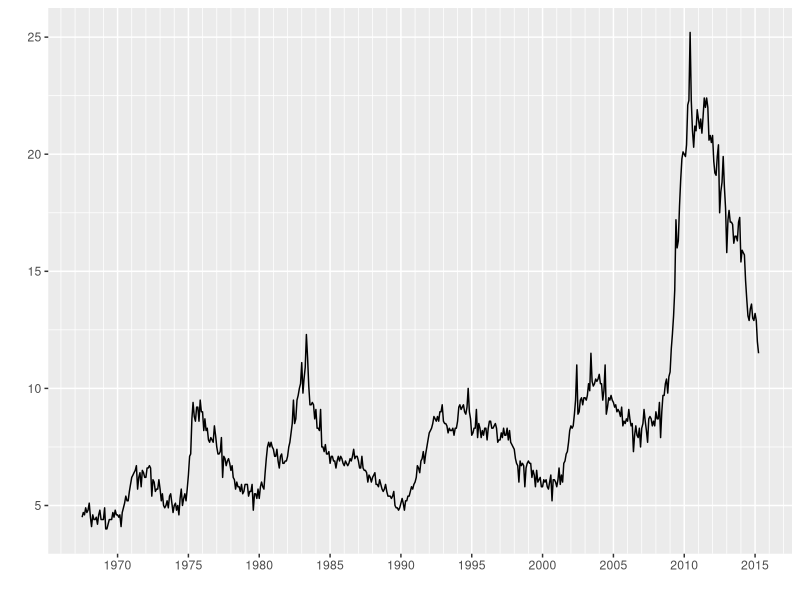

Reproduce this figure in R.
## ---- chunk 1
knitr::opts_chunk$set(message = FALSE, warning = FALSE, fig.show = "hold", fig.align = "center")
## ---- chunk 2
as.Date("2000-12-12") # default format
as.Date("12-12-2000", format = "%d-%m-%Y") # custom format
## ---- chunk 3
a_date <- as.Date("20-12-2022", format = "%d-%m-%Y")
class(a_date)
## ---- chunk 4
class(Sys.Date())
typeof(Sys.Date())
unclass(Sys.Date())
## ---- chunk 5
as.Date(1)
## ---- chunk 6
# One day since launch of R version 1.0
as.Date(1, origin = "2000-02-29")
## ---- chunk 7
as.POSIXct("1990/2/17 12:20:05") # default format
as.POSIXct("17-2-1990 15:30:00", format = "%d-%m-%Y %H:%M:%S")
as.POSIXlt("17-2-1990 15:30:00", format = "%d-%m-%Y %H:%M:%S")
## ---- chunk 8
time_ct <- as.POSIXct("17-2-1990 15:30:00", format = "%d-%m-%Y %H:%M:%S")
class(time_ct)
unclass(time_ct)

## POSIXlt
# Convert above object into POSIXlt type
time_lt <- as.POSIXlt(time_ct)
# Let us print
time_lt
class(time_lt)
unclass(time_lt)
## ---- chunk 9
as.POSIXct(60)
## ---- chunk 10
hms::as_hms(10)
## ---- chunk 11
(freedom_age <- Sys.Date() - as.Date("1947-08-15"))
class(freedom_age)
unclass(freedom_age)
## ---- chunk 12
difftime(as.Date("2020-02-29"), as.Date("2019-02-28"), units = "weeks")
## ---- chunk 13
a_difftime <- as.difftime(15, units = "days")
a_difftime
class(a_difftime)
## ---- chunk 14
Sys.timezone()
OlsonNames()[c(253, 284)]
## ---- chunk 15
as.POSIXct(1, tz = "GMT")
## ---- chunk 16
dates_vec <- as.Date(15001 + 1:7)
weekdays(dates_vec)
months(dates_vec)
quarters(dates_vec)
julian(dates_vec)
## ---- chunk 17
seq(as.Date("2000/1/1"), by = "month", length.out = 12)
## ---- chunk 18
library(lubridate, warn.conflicts = FALSE)
# Creation using numbers
as_date(2392)
as_datetime(206668800)

# Converting from one type to another
(date_today <- as_date(now()))

# Check its class
class(date_today)

# Or see what's all in there
unclass(date_today)
## ---- chunk 19
ymd("19760720")
dmy("01.12.2004")
dmy("15th of January, 2006")
mdy_hm("August 15th, 1947 at 10:45 PM")
my("04-2006")
yq("2024: Quarter 4")
## ---- chunk 20
date_decimal(2024.162)
## ---- chunk 21
make_date(year = 1947, month = 8, day = 15)
## ---- chunk 22
# Make an example date
(a_time <- as_datetime(999999999))
# Extract the DAY of the month
day(a_time)
# Extract Weekday name in full
wday(a_time, label = TRUE, abbr = FALSE)
# Extract second component
second(a_time)
# Extract Month name (abbreviated)
month(a_time, label = TRUE, abbr = TRUE)
# Extract week number of the year
week(a_time)
## ---- chunk 23
# Is our a_time AM?
am(a_time)
# Is a_time falling in leap year?
leap_year(a_time)
# Is it during DST?
dst(a_time)
## ---- chunk 24
# Initial variable
a_time
# Setting component - Year
year(a_time) <- 2024
# Print modified variable
a_time

# Modify Time zone
tz(a_time) <- "Asia/Kolkata"
# print modified variable
a_time
## ---- chunk 25
EOD <- dmy("31-01-2024")
EOD <- update(EOD, year = 2020)
EOD
# If values are too big, they will roll-over:
update(EOD, month = 2)

## ---- chunk 26
(one_year <- years(1))
class(one_year)
# Add one year PERIOD to get a leap year?
a_date <- dmy("01-03-2019")
a_date + years(1)
## ---- chunk 27
(one_year_duration <- dyears(1))
class(one_year_duration)
# Add one year DURATION to get a leap year date?
a_date + dyears(1)
## ---- chunk 28
(a_interval <- interval(dmy("15-08-1947"), today()))
class(a_interval)
## ---- chunk 29
(interval1 <- dmy("15-08-1947") %--% dmy("26-01-1950"))
## ---- chunk 30
interval1 %within% a_interval
## ---- chunk 31
(back_interval <- dmy("26-01-2024") %--% dmy("15-01-2024"))
## ---- chunk 32
int_flip(back_interval)
## ---- chunk 33
int1 <- interval(ymd("2001-01-01"), ymd("2002-01-01"))
int2 <- interval(ymd("2001-06-01"), ymd("2002-01-01"))
int3 <- interval(ymd("2003-01-01"), ymd("2004-01-01"))

int_aligns(int1, int2)
int_aligns(int1, int3)
## ---- chunk 34
int_overlaps(int1, int2)
## ---- chunk 35
int_length(back_interval)
## ---- chunk 36
(leap <- ymd("2012-02-29"))

leap %m+% years(1)
leap %m+% years(-1)
leap %m-% years(1)
## ---- chunk 37
jan <- ymd_hms("2010-01-31 03:04:05")
jan + months(1:3) # Feb 31 and April 31 returned as NA
# NA "2010-03-31 03:04:05 UTC" NA
jan %m+% months(1:3) # No rollover
## ---- chunk 38
x <- ymd_hms("2019-01-29 01:02:03")
add_with_rollback(x, months(1))
add_with_rollback(x, months(1), preserve_hms = FALSE)
add_with_rollback(x, months(1), roll_to_first = TRUE)
add_with_rollback(x, months(1), roll_to_first = TRUE, preserve_hms = FALSE)
## ---- chunk 39
# With Period - clock time
(per <- days(31))
(int1 <- as.interval(per, dmy("01022020")))

# With Duration - physical time
(dur <- ddays(31))
(int2 <- as.interval(dur, dmy("01022020")))
## ---- chunk 40
x <- ymd_hms("2009-08-03 12:01:59.23")
round_date(x, "month")
round_date(x, "week")
floor_date(x, "day")
ceiling_date(x, "month")
## ---- chunk 41
date <- ymd_hms("2010-03-03 12:44:22")

rollbackward(date)
rollbackward(date, roll_to_first = TRUE)
rollbackward(date, preserve_hms = FALSE)
rollbackward(date, roll_to_first = TRUE, preserve_hms = FALSE)
rollforward(date)
rollforward(date, roll_to_first = TRUE)
## ---- chunk 42
(date1 <- dmy("01-01-2020"))
(date2 <- ymd("2020/01/01"))
as.character(date1)
## ---- chunk 43
strftime(Sys.Date(), format = "%d %B %Y")
## ---- chunk 44
eclipse_dates <- dmy(c("11-7-2010", "13-11-2012", "3-11-2013"))
eclipse_stamp <- stamp_date("There was a solar eclipse on January 13th, 1999")
eclipse_stamp(eclipse_dates)
## ---- chunk 45
library(tidyverse, warn.conflicts = FALSE)

economics %>% 
  ggplot(aes(date, uempmed)) +
  geom_line() +
  scale_x_date(date_labels = "%Y", 
               date_breaks = "5 years", 
               date_minor_breaks = "1 year") +
  labs(x = "", y = "")
